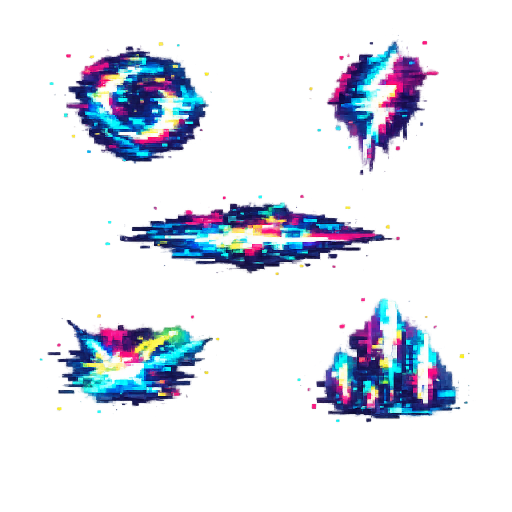
#> input picture scenes/effects/glitch_animation.png, 1024 x 1024 px (shown at 1/2 size)
$ python generate_glitch_frames.py
#> lines starting #> are read from the running program, lines starting #| are printed output that depends on the picture
#> in main, img is the input picture: PIL image 1024x1024 RGBA; mean R, G, B, A 57.6, 56.8, 80.2, 45.5
#|   Image size: (1024, 1024)
"""
Generate 4-frame animated sprite sheets for each of the 5 glitch debris shapes.
Extracts shapes from glitch_animation.png via BFS connected-component analysis,
then applies per-shape animation effects.

Each shape gets its own distinct animation style, but all effects are toned down
compared to the original — no aggressive line deletion or heavy corruption.

Usage:
    python tools/generate_glitch_frames.py
"""

from PIL import Image, ImageChops
import math
import random
import os

# ── Config ──────────────────────────────────────────────────────────────────
INPUT_IMAGE = os.path.join(os.path.dirname(__file__), "..", "scenes", "effects", "glitch_animation.png")
OUTPUT_DIR = os.path.join(os.path.dirname(__file__), "..", "scenes", "effects", "glitch_frames")
PICK_COUNT = 5
DOWNSAMPLE = 4
BRIGHTNESS_THRESH = 0.08
CROP_PAD = 2
MIN_COMPONENT_AREA = 2000
FRAME_COUNT = 4
ANIM_NAMES = [
    "horizontal_glitch",
    "vertical_tear",
    "vortex_circular",
    "diagonal_slash",
    "checkerboard_corruption",
]

random.seed(42)

# ── BFS shape extraction ────────────────────────────────────────────────────

def extract_shapes(img: Image.Image) -> list[tuple[Image.Image, str]]:
    w, h = img.size
#> w = 1024; h = 1024
    ds = DOWNSAMPLE
    mw = max(w // ds, 1)
#> mw = 256
    mh = max(h // ds, 1)
#> mh = 256

    pixels = img.load()
    mask = [[False] * mw for _ in range(mh)]
    for my in range(mh):
        for mx in range(mw):
            r, g, b, a = pixels[mx * ds, my * ds]
            lum = (r + g + b) / (3.0 * 255.0)
            if a / 255.0 > 0.1 and lum > BRIGHTNESS_THRESH:
                mask[my][mx] = True
#> after the loop, mask = 256 items

    visited = [[False] * mw for _ in range(mh)]
    rects = []

    for sy in range(mh):
        for sx in range(mw):
            if visited[sy][sx] or not mask[sy][sx]:
                continue
            q = [(sx, sy)]
            visited[sy][sx] = True
            minx, miny, maxx, maxy = sx, sy, sx, sy
            while q:
                cx, cy = q.pop()
                minx, miny = min(minx, cx), min(miny, cy)
                maxx, maxy = max(maxx, cx), max(maxy, cy)
                for nx, ny in [(cx-1,cy),(cx+1,cy),(cx,cy-1),(cx,cy+1)]:
                    if 0 <= nx < mw and 0 <= ny < mh and not visited[ny][nx] and mask[ny][nx]:
                        visited[ny][nx] = True
                        q.append((nx, ny))
            rx0 = max(minx * ds - CROP_PAD, 0)
            ry0 = max(miny * ds - CROP_PAD, 0)
            rx1 = min((maxx + 1) * ds + CROP_PAD, w)
            ry1 = min((maxy + 1) * ds + CROP_PAD, h)
            area = (rx1 - rx0) * (ry1 - ry0)
            if area < MIN_COMPONENT_AREA:
                continue
            rects.append((area, (rx0, ry0, rx1, ry1)))

    rects.sort(key=lambda t: t[0], reverse=True)
    rects = rects[:PICK_COUNT]

    results = []
    for i, (_, (x0, y0, x1, y1)) in enumerate(rects):
        crop = img.crop((x0, y0, x1, y1)).copy()
        name = ANIM_NAMES[i] if i < len(ANIM_NAMES) else f"glitch_{i}"
        results.append((crop, name))
#> this loop made 5 passes
#> pass 3, in extract_shapes, `crop = img.crop((x0, y0, x1, y1)).copy()`:
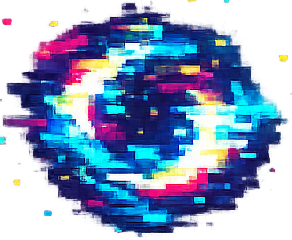
#> crop: PIL image 292x240 RGBA; mean R, G, B, A 77.8, 90.7, 140.5, 157.3; transparent parts drawn white
#> after the loop, results = 5 items
    return results


# ── Common helpers ──────────────────────────────────────────────────────────

def rgb_split(image: Image.Image, offset: int = 2) -> Image.Image:
    """RGB channel offset — color fringing."""
    r, g, b, a = image.split()
    r = ImageChops.offset(r, -offset, 0)
    b = ImageChops.offset(b, offset, 0)
    return Image.merge("RGBA", (r, g, b, a))


def pixel_noise(image: Image.Image, amount: float = 0.03) -> Image.Image:
    """Sparse bright pixel noise — glitch sparkle."""
    img = image.copy()
    px = img.load()
    w, h = img.size
    for x in range(w):
        for y in range(h):
            if random.random() < amount:
                c = random.choice([
                    (0, 255, 255, 200),
                    (255, 0, 255, 200),
                    (255, 255, 255, 220),
                    (255, 255, 0, 180),
                ])
                px[x, y] = c
    return img


# ── 1. Horizontal Glitch ────────────────────────────────────────────────────
# Horizontal slice offsets + ghost trail (like vertical tear but sideways)

def h_slice_offset(image: Image.Image, num_slices: int = 4, max_shift: int = 3) -> Image.Image:
    """Split into horizontal slices, offset some left/right."""
    w, h = image.size
    new_img = Image.new("RGBA", (w, h), (0, 0, 0, 0))
    slice_h = max(h // num_slices, 1)
    for i in range(num_slices):
        y0 = i * slice_h
        y1 = min(y0 + slice_h, h)
        shift = random.randint(-max_shift, max_shift) if random.random() > 0.3 else 0
        strip = image.crop((0, y0, w, y1))
        new_img.paste(strip, (shift, y0), strip)
    return new_img


def anim_horizontal_glitch(base: Image.Image) -> list[Image.Image]:
    """base → h-slices offset → ghost + more offset → settle"""
    frames = [base.copy()]
    # Frame 2: horizontal slices + ghost trail to the right
    f = h_slice_offset(base, num_slices=4, max_shift=3)
    ghost = diagonal_offset(base, 3, 0)
    f = ghost_overlay(f, ghost, 0.25)
    f = rgb_split(f, 1)
    frames.append(f)
    # Frame 3: more slices + noise + stronger ghost
    f = h_slice_offset(base, num_slices=5, max_shift=4)
    ghost = diagonal_offset(base, 4, 0)
    f = ghost_overlay(f, ghost, 0.35)
    f = pixel_noise(f, 0.03)
    f = rgb_split(f, 2)
    frames.append(f)
    # Frame 4: settle back, slight offset
    f = h_slice_offset(base, num_slices=4, max_shift=1)
    f = rgb_split(f, 1)
    frames.append(f)
    return frames


# ── 2. Vertical Tear ────────────────────────────────────────────────────────
# Column slices offset up/down, small faded gaps

def v_slice_offset(image: Image.Image, num_slices: int = 4, max_shift: int = 3) -> Image.Image:
    """Split into vertical slices, offset some up/down."""
    w, h = image.size
    new_img = Image.new("RGBA", (w, h), (0, 0, 0, 0))
    slice_w = max(w // num_slices, 1)
    for i in range(num_slices):
        x0 = i * slice_w
        x1 = min(x0 + slice_w, w)
        shift = random.randint(-max_shift, max_shift) if random.random() > 0.3 else 0
        strip = image.crop((x0, 0, x1, h))
        new_img.paste(strip, (x0, shift), strip)
    return new_img


def anim_vertical_tear(base: Image.Image) -> list[Image.Image]:
    """clean → slices offset + ghost → more offset + noise → reassemble"""
    frames = [base.copy()]
    # Frame 2: 4 slices + ghost trail downward
    f = v_slice_offset(base, num_slices=4, max_shift=3)
    ghost = diagonal_offset(base, 0, 3)
    f = ghost_overlay(f, ghost, 0.25)
    f = rgb_split(f, 1)
    frames.append(f)
    # Frame 3: more offset + noise + ghost
    f = v_slice_offset(base, num_slices=5, max_shift=4)
    ghost = diagonal_offset(base, 0, 4)
    f = ghost_overlay(f, ghost, 0.35)
    f = pixel_noise(f, 0.03)
    f = rgb_split(f, 2)
    frames.append(f)
    # Frame 4: reassemble slightly misaligned
    f = v_slice_offset(base, num_slices=4, max_shift=1)
    f = rgb_split(f, 1)
    frames.append(f)
    return frames


# ── 3. Vortex / Circular Glitch ─────────────────────────────────────────────
# Concentric ring slices offset outward + ghost overlay (like vertical tear but radial)

def radial_shards(image: Image.Image, num_rings: int = 4, max_shift: int = 3) -> Image.Image:
    """Split into concentric ring bands, offset each outward/inward."""
    w, h = image.size
    cx, cy = w / 2.0, h / 2.0
    max_r = math.sqrt(cx * cx + cy * cy)
    ring_size = max_r / num_rings

    new_img = Image.new("RGBA", (w, h), (0, 0, 0, 0))
    src, dst = image.load(), new_img.load()

    # Pre-compute per-ring offsets (dx, dy pointing outward from center)
    ring_shifts = []
    for r in range(num_rings):
        if random.random() > 0.3:
            angle = random.uniform(0, 2 * math.pi)
            dist = random.randint(1, max_shift)
            ring_shifts.append((int(dist * math.cos(angle)), int(dist * math.sin(angle))))
        else:
            ring_shifts.append((0, 0))

    for y in range(h):
        for x in range(w):
            dx, dy = x - cx, y - cy
            dist = math.sqrt(dx * dx + dy * dy)
            ring_idx = min(int(dist / ring_size), num_rings - 1)
            ox, oy = ring_shifts[ring_idx]
            nx, ny = x + ox, y + oy
            if 0 <= nx < w and 0 <= ny < h:
                dst[nx, ny] = src[x, y]
            else:
                dst[x, y] = src[x, y]
    return new_img


def anim_vortex_circular(base: Image.Image) -> list[Image.Image]:
    """base → radial shards + ghost → more shards + noise → settle"""
    frames = [base.copy()]
    # Frame 2: radial shards + ghost outward
    f = radial_shards(base, num_rings=4, max_shift=2)
    ghost = diagonal_offset(base, 2, -2)
    f = ghost_overlay(f, ghost, 0.25)
    f = rgb_split(f, 1)
    frames.append(f)
    # Frame 3: stronger shards + noise + ghost
    f = radial_shards(base, num_rings=5, max_shift=4)
    ghost = diagonal_offset(base, -2, 2)
    f = ghost_overlay(f, ghost, 0.35)
    f = pixel_noise(f, 0.03)
    f = rgb_split(f, 2)
    frames.append(f)
    # Frame 4: settle
    f = radial_shards(base, num_rings=4, max_shift=1)
    f = rgb_split(f, 1)
    frames.append(f)
    return frames


# ── 4. Diagonal Slash ───────────────────────────────────────────────────────
# Ghost duplicate along diagonal, shard movement, snap back

def diagonal_offset(image: Image.Image, dx: int, dy: int) -> Image.Image:
    """Shift entire image diagonally."""
    w, h = image.size
    new_img = Image.new("RGBA", (w, h), (0, 0, 0, 0))
    src, dst = image.load(), new_img.load()
    for y in range(h):
        for x in range(w):
            nx, ny = x + dx, y + dy
            if 0 <= nx < w and 0 <= ny < h:
                dst[nx, ny] = src[x, y]
    return new_img


def ghost_overlay(base: Image.Image, ghost: Image.Image, alpha: float = 0.35) -> Image.Image:
    ghost_faded = ghost.copy()
    r, g, b, a = ghost_faded.split()
    a = a.point(lambda p: int(p * alpha))
    ghost_faded = Image.merge("RGBA", (r, g, b, a))
    result = base.copy()
    return Image.alpha_composite(result, ghost_faded)


def diagonal_shards(image: Image.Image, num_shards: int = 5, max_move: int = 3) -> Image.Image:
    """Split along diagonal bands, move each band slightly along the diagonal."""
    w, h = image.size
    new_img = Image.new("RGBA", (w, h), (0, 0, 0, 0))
    band_size = max((w + h) // num_shards, 1)
    src = image.load()
    dst = new_img.load()
    for y in range(h):
        for x in range(w):
            band = (x + y) // band_size
            offset = (band % 3 - 1) * random.randint(1, max_move) if band % 2 == 0 else 0
            nx = x + offset
            ny = y + offset
            if 0 <= nx < w and 0 <= ny < h:
                dst[nx, ny] = src[x, y]
            else:
                dst[x, y] = src[x, y]
    return new_img


def anim_diagonal_slash(base: Image.Image) -> list[Image.Image]:
    """base → ghost duplicate → shards along diagonal → snap back offset"""
    frames = [base.copy()]
    # Frame 2: diagonal ghost (duplicate + offset)
    ghost = diagonal_offset(base, 2, 2)
    f = ghost_overlay(base, ghost, 0.35)
    f = rgb_split(f, 1)
    frames.append(f)
    # Frame 3: shards move along diagonal + noise
    f = diagonal_shards(base, num_shards=6, max_move=3)
    f = pixel_noise(f, 0.03)
    f = rgb_split(f, 2)
    frames.append(f)
    # Frame 4: snap back with slight ghost
    ghost = diagonal_offset(base, 1, 1)
    f = ghost_overlay(base, ghost, 0.2)
    f = rgb_split(f, 1)
    frames.append(f)
    return frames


# ── 5. Checkerboard Corruption ──────────────────────────────────────────────
# Grid-based shard offsets — each tile shifts independently + ghost overlay

def grid_shard_offset(image: Image.Image, tile_size: int = 8, max_shift: int = 3, move_chance: float = 0.5) -> Image.Image:
    """Offset random grid tiles in random directions — shard scatter."""
    w, h = image.size
    new_img = Image.new("RGBA", (w, h), (0, 0, 0, 0))
    for ty in range(0, h, tile_size):
        for tx in range(0, w, tile_size):
            tw = min(tile_size, w - tx)
            th = min(tile_size, h - ty)
            tile = image.crop((tx, ty, tx + tw, ty + th))
            if random.random() < move_chance:
                ox = random.randint(-max_shift, max_shift)
                oy = random.randint(-max_shift, max_shift)
            else:
                ox, oy = 0, 0
            px = max(0, min(tx + ox, w - tw))
            py = max(0, min(ty + oy, h - th))
            new_img.paste(tile, (px, py), tile)
    return new_img


def anim_checkerboard_corruption(base: Image.Image) -> list[Image.Image]:
    """base → grid shards scatter + ghost → more scatter + noise → settle"""
    tile_sz = max(base.size[0] // 8, 4)
    frames = [base.copy()]
    # Frame 2: grid shards + ghost
    f = grid_shard_offset(base, tile_sz, max_shift=2, move_chance=0.4)
    ghost = diagonal_offset(base, -2, 2)
    f = ghost_overlay(f, ghost, 0.25)
    f = rgb_split(f, 1)
    frames.append(f)
    # Frame 3: more scatter + noise + ghost
    f = grid_shard_offset(base, tile_sz, max_shift=4, move_chance=0.5)
    ghost = diagonal_offset(base, 2, -1)
    f = ghost_overlay(f, ghost, 0.35)
    f = pixel_noise(f, 0.03)
    f = rgb_split(f, 2)
    frames.append(f)
    # Frame 4: settle
    f = grid_shard_offset(base, tile_sz, max_shift=1, move_chance=0.3)
    f = rgb_split(f, 1)
    frames.append(f)
    return frames


# ── Animation dispatch ──────────────────────────────────────────────────────

ANIM_FUNCS = [
    anim_horizontal_glitch,
    anim_vertical_tear,
    anim_vortex_circular,
    anim_diagonal_slash,
    anim_checkerboard_corruption,
]

# ── Main ────────────────────────────────────────────────────────────────────

def main():
    input_path = os.path.abspath(INPUT_IMAGE)
    output_dir = os.path.abspath(OUTPUT_DIR)
    os.makedirs(output_dir, exist_ok=True)

    print(f"Loading {input_path} ...")
    img = Image.open(input_path).convert("RGBA")
    print(f"  Image size: {img.size}")

    shapes = extract_shapes(img)
#> shapes = 5 items
    print(f"  Extracted {len(shapes)} shapes")
#|   Extracted 5 shapes

    sheet_paths = []

    for i, (crop, name) in enumerate(shapes):
        anim_func = ANIM_FUNCS[i] if i < len(ANIM_FUNCS) else anim_horizontal_glitch
        frames = anim_func(crop)
        print(f"  [{i}] {name}: {crop.size}, {len(frames)} frames")

        for fi, frame in enumerate(frames):
            frame.save(os.path.join(output_dir, f"{name}_frame{fi}.png"))

        w, h = crop.size
        sheet = Image.new("RGBA", (w * FRAME_COUNT, h), (0, 0, 0, 0))
        for fi, frame in enumerate(frames):
            sheet.paste(frame, (fi * w, 0))
        sheet_path = os.path.join(output_dir, f"{name}_sheet.png")
        sheet.save(sheet_path)
        sheet_paths.append(sheet_path)
        print(f"    -> {sheet_path}")
#> this loop made 5 passes
#> (name, w, h) on pass 1: ('horizontal_glitch', 552, 148)
#> (name, w, h) on pass 2: ('vertical_tear', 296, 252)
#|   [0] horizontal_glitch: (552, 148), 4 frames
#|     -> scenes/effects/glitch_frames/horizontal_glitch_sheet.png
#|   [1] vertical_tear: (296, 252), 4 frames
#|     -> scenes/effects/glitch_frames/vertical_tear_sheet.png
#|   [2] vortex_circular: (292, 240), 4 frames
#|     -> scenes/effects/glitch_frames/vortex_circular_sheet.png
#|   [3] diagonal_slash: (232, 264), 4 frames
#|     -> scenes/effects/glitch_frames/diagonal_slash_sheet.png
#|   [4] checkerboard_corruption: (316, 180), 4 frames
#|     -> scenes/effects/glitch_frames/checkerboard_corruption_sheet.png
#> pass 1, in anim_horizontal_glitch, `f = h_slice_offset(base, num_slices=4, max_shift=3)`:
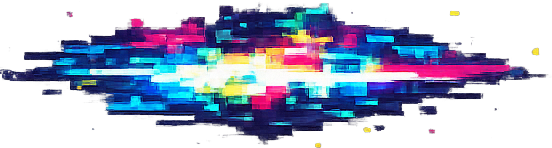
#> f: PIL image 552x148 RGBA; mean R, G, B, A 41.1, 46.6, 71.5, 122.8; transparent parts drawn white
#> pass 1, in anim_horizontal_glitch, `ghost = diagonal_offset(base, 3, 0)`:
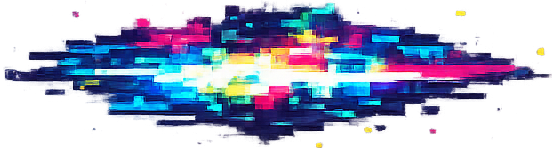
#> ghost: PIL image 552x148 RGBA; mean R, G, B, A 83.7, 83.4, 130.9, 126.5; transparent parts drawn white
#> pass 1, in ghost_overlay, `r, g, b, a = ghost_faded.split()`:
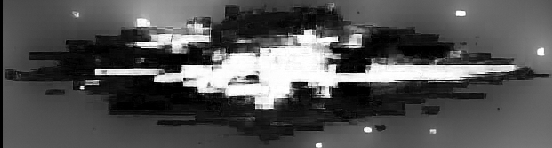
#> r: PIL image 552x148 L; min 0, max 255, mean 83.7
#> after the loop:
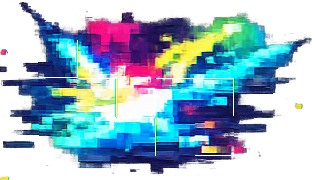
#> frame: PIL image 316x180 RGBA; mean R, G, B, A 49.9, 74, 92.5, 143.3; transparent parts drawn white
#> after the loop:
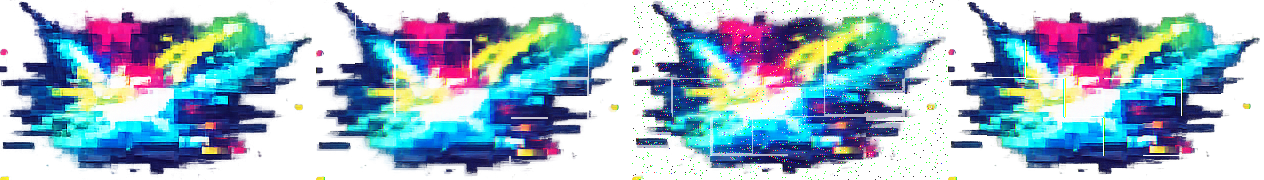
#> sheet: PIL image 1264x180 RGBA; mean R, G, B, A 62.2, 87.4, 110.5, 146.2; transparent parts drawn white
#> after the loop, sheet_paths = 5 items

    if sheet_paths:
        sheets = [Image.open(p) for p in sheet_paths]
#> sheets = 5 items
        max_w = max(s.size[0] for s in sheets)
#> max_w = 2208
        total_h = sum(s.size[1] for s in sheets)
#> total_h = 1084
        atlas = Image.new("RGBA", (max_w, total_h), (0, 0, 0, 0))
#> atlas: PIL image 2208x1084 RGBA; every value is 0
        y_off = 0
        for s in sheets:
            atlas.paste(s, (0, y_off))
            y_off += s.size[1]
#> this loop made 5 passes
#> y_off on passes 1 to 5: 148, 400, 640, 904, 1084
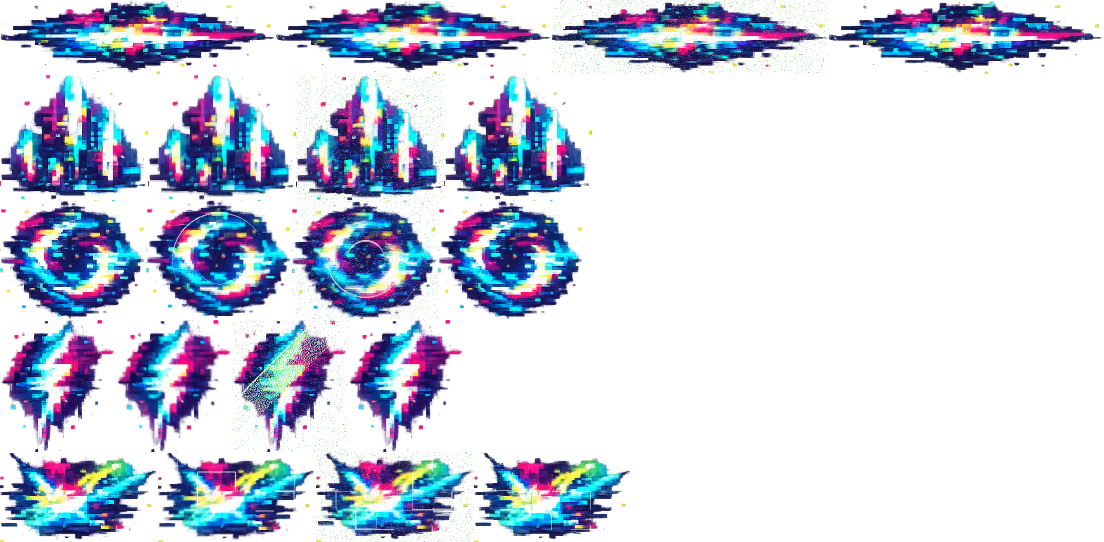
#> atlas: PIL image 2208x1084 RGBA (shown at 1/2 size); mean R, G, B, A 40.5, 44.1, 66.2, 78.5; transparent parts drawn white
#> after the loop, y_off = 1084
        atlas_path = os.path.join(output_dir, "combined_atlas.png")
        atlas.save(atlas_path)
        print(f"\n  Combined atlas: {atlas_path} ({atlas.size})")
#|   Combined atlas: scenes/effects/glitch_frames/combined_atlas.png ((2208, 1084))

    print("\nDone!")


if __name__ == "__main__":
    main()
